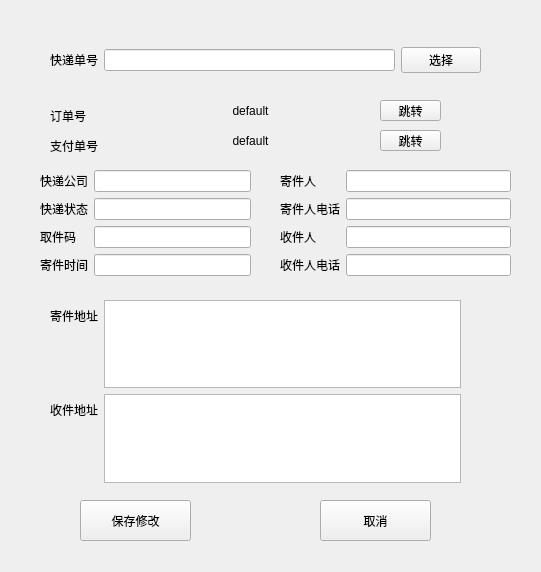
<?xml version="1.0" encoding="UTF-8"?>
<ui version="4.0">
 <class>MAlterPackage</class>
 <widget class="QWidget" name="MAlterPackage">
  <property name="geometry">
   <rect>
    <x>0</x>
    <y>0</y>
    <width>541</width>
    <height>572</height>
   </rect>
  </property>
  <property name="windowTitle">
   <string>Form</string>
  </property>
  <widget class="QWidget" name="gridLayoutWidget">
   <property name="geometry">
    <rect>
     <x>50</x>
     <y>30</y>
     <width>431</width>
     <height>61</height>
    </rect>
   </property>
   <layout class="QGridLayout" name="gridLayout">
    <item row="0" column="0">
     <widget class="QLabel" name="label">
      <property name="text">
       <string>快递单号</string>
      </property>
     </widget>
    </item>
    <item row="0" column="1">
     <widget class="QLineEdit" name="lineEdit_id"/>
    </item>
    <item row="0" column="2">
     <widget class="QPushButton" name="pushButton_select">
      <property name="text">
       <string>选择</string>
      </property>
     </widget>
    </item>
   </layout>
  </widget>
  <widget class="QWidget" name="formLayoutWidget">
   <property name="geometry">
    <rect>
     <x>40</x>
     <y>170</y>
     <width>211</width>
     <height>111</height>
    </rect>
   </property>
   <layout class="QFormLayout" name="formLayout">
    <item row="0" column="0">
     <widget class="QLabel" name="label_2">
      <property name="text">
       <string>快递公司</string>
      </property>
     </widget>
    </item>
    <item row="0" column="1">
     <widget class="QLineEdit" name="lineEdit_company"/>
    </item>
    <item row="1" column="0">
     <widget class="QLabel" name="label_3">
      <property name="text">
       <string>快递状态</string>
      </property>
     </widget>
    </item>
    <item row="2" column="0">
     <widget class="QLabel" name="label_4">
      <property name="text">
       <string>取件码</string>
      </property>
     </widget>
    </item>
    <item row="1" column="1">
     <widget class="QLineEdit" name="lineEdit_state"/>
    </item>
    <item row="2" column="1">
     <widget class="QLineEdit" name="lineEdit_code"/>
    </item>
    <item row="3" column="1">
     <widget class="QLineEdit" name="lineEdit_sendtime"/>
    </item>
    <item row="3" column="0">
     <widget class="QLabel" name="label_5">
      <property name="text">
       <string>寄件时间</string>
      </property>
     </widget>
    </item>
   </layout>
  </widget>
  <widget class="QPushButton" name="pushButton_save">
   <property name="geometry">
    <rect>
     <x>80</x>
     <y>500</y>
     <width>111</width>
     <height>41</height>
    </rect>
   </property>
   <property name="text">
    <string>保存修改</string>
   </property>
  </widget>
  <widget class="QPushButton" name="pushButton_quit">
   <property name="geometry">
    <rect>
     <x>320</x>
     <y>500</y>
     <width>111</width>
     <height>41</height>
    </rect>
   </property>
   <property name="text">
    <string>取消</string>
   </property>
  </widget>
  <widget class="QWidget" name="formLayoutWidget_2">
   <property name="geometry">
    <rect>
     <x>280</x>
     <y>170</y>
     <width>231</width>
     <height>111</height>
    </rect>
   </property>
   <layout class="QFormLayout" name="formLayout_2">
    <item row="0" column="0">
     <widget class="QLabel" name="label_6">
      <property name="text">
       <string>寄件人</string>
      </property>
     </widget>
    </item>
    <item row="0" column="1">
     <widget class="QLineEdit" name="lineEdit_sendname"/>
    </item>
    <item row="1" column="0">
     <widget class="QLabel" name="label_7">
      <property name="text">
       <string>寄件人电话</string>
      </property>
     </widget>
    </item>
    <item row="2" column="0">
     <widget class="QLabel" name="label_8">
      <property name="text">
       <string>收件人</string>
      </property>
     </widget>
    </item>
    <item row="1" column="1">
     <widget class="QLineEdit" name="lineEdit_sendphone"/>
    </item>
    <item row="2" column="1">
     <widget class="QLineEdit" name="lineEdit_recievename"/>
    </item>
    <item row="3" column="1">
     <widget class="QLineEdit" name="lineEdit_recievephone"/>
    </item>
    <item row="3" column="0">
     <widget class="QLabel" name="label_9">
      <property name="text">
       <string>收件人电话</string>
      </property>
     </widget>
    </item>
   </layout>
  </widget>
  <widget class="QWidget" name="formLayoutWidget_3">
   <property name="geometry">
    <rect>
     <x>50</x>
     <y>300</y>
     <width>411</width>
     <height>183</height>
    </rect>
   </property>
   <layout class="QFormLayout" name="formLayout_3">
    <item row="0" column="0">
     <widget class="QLabel" name="label_10">
      <property name="text">
       <string>寄件地址</string>
      </property>
     </widget>
    </item>
    <item row="1" column="0">
     <widget class="QLabel" name="label_11">
      <property name="text">
       <string>收件地址</string>
      </property>
     </widget>
    </item>
    <item row="0" column="1">
     <widget class="QTextEdit" name="textEdit_sendaddr"/>
    </item>
    <item row="1" column="1">
     <widget class="QTextEdit" name="textEdit_recieveaddr"/>
    </item>
   </layout>
  </widget>
  <widget class="QLabel" name="label_12">
   <property name="geometry">
    <rect>
     <x>50</x>
     <y>100</y>
     <width>61</width>
     <height>31</height>
    </rect>
   </property>
   <property name="text">
    <string>订单号</string>
   </property>
  </widget>
  <widget class="QLabel" name="label_order">
   <property name="geometry">
    <rect>
     <x>120</x>
     <y>100</y>
     <width>261</width>
     <height>21</height>
    </rect>
   </property>
   <property name="frameShape">
    <enum>QFrame::NoFrame</enum>
   </property>
   <property name="text">
    <string>default</string>
   </property>
   <property name="alignment">
    <set>Qt::AlignCenter</set>
   </property>
  </widget>
  <widget class="QLabel" name="label_14">
   <property name="geometry">
    <rect>
     <x>50</x>
     <y>130</y>
     <width>61</width>
     <height>31</height>
    </rect>
   </property>
   <property name="text">
    <string>支付单号</string>
   </property>
  </widget>
  <widget class="QLabel" name="label_payment">
   <property name="geometry">
    <rect>
     <x>120</x>
     <y>130</y>
     <width>261</width>
     <height>21</height>
    </rect>
   </property>
   <property name="frameShape">
    <enum>QFrame::NoFrame</enum>
   </property>
   <property name="text">
    <string>default</string>
   </property>
   <property name="alignment">
    <set>Qt::AlignCenter</set>
   </property>
  </widget>
  <widget class="QPushButton" name="pushButton_order">
   <property name="geometry">
    <rect>
     <x>380</x>
     <y>100</y>
     <width>61</width>
     <height>21</height>
    </rect>
   </property>
   <property name="text">
    <string>跳转</string>
   </property>
  </widget>
  <widget class="QPushButton" name="pushButton_payment">
   <property name="geometry">
    <rect>
     <x>380</x>
     <y>130</y>
     <width>61</width>
     <height>21</height>
    </rect>
   </property>
   <property name="text">
    <string>跳转</string>
   </property>
  </widget>
 </widget>
 <resources/>
 <connections/>
</ui>
